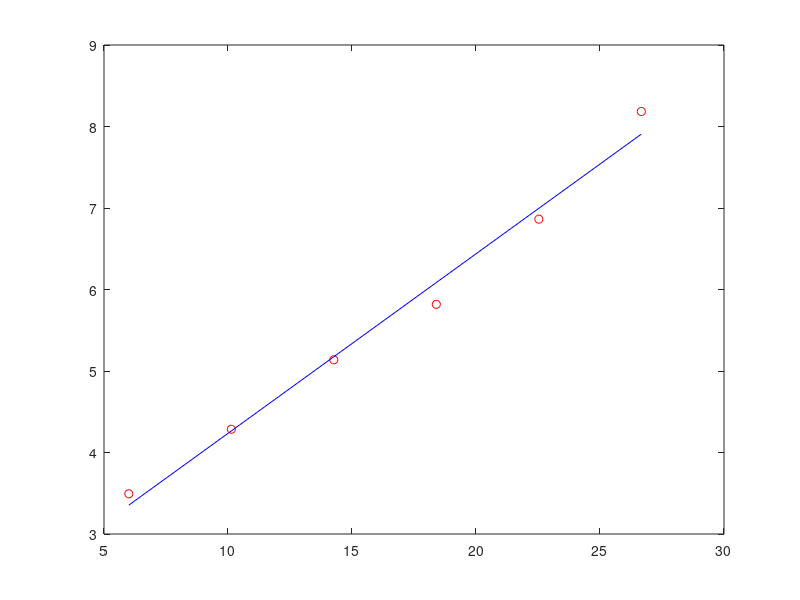

This chart was generated by the following MATLAB code: (Note: this script raises an error after producing the figure.)
clear; clc; close all;

E = 0;
Sigma = 0.1;

x = [6.0000 10.1333 14.2667 18.4000 22.5333 26.6667]';
t = [3.4935 4.2853 5.1374 5.8181 6.8632 8.1841]';

G = [ones(6, 1), x];

m_L2 = inv(G' * G) * G' * t;

figure(1)
plot(x, t, "ro");
hold on;
t_m = G * m_L2;
plot(x, t_m, "-b");
hold on;

m1 = IRLS(t, G);


plot(x, G * m1, "--g");

xlabel("Distances/km");
ylabel("The first arrival times/s")
legend(["data", "L2 solution", "IRLS"], 'Location', 'southeast')
fig2svg("hw3e1g.svg")

%% 1-h
q = 1000;
m_all = zeros(q, 2);
A = zeros(q, 2);

for i = 1:1:q
    noise = Sigma .* randn(6, 1);
    t_noise = t + noise;
    m_all(i, :) = (IRLS(t_noise, G))';
end

A = m_all - mean(m_all);

CovML1 = A' * A ./ q;

conf = 1.96 .* diag(CovML1) .^ 0.5;




